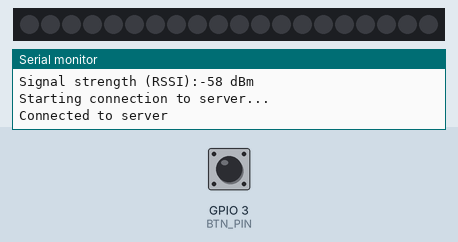
Recording of a sketch running on a simulated ESP32. Parts: 20 RGB LEDs in strip order, left to right, the last lines printed to the serial monitor. The test bench sets the inputs (shaded band); at power-on: GPIO 3 (BTN_PIN) HIGH. Dim RGB values are drawn brighter than linear; WiFi joins after 1.5 s; servers stay silent unless stated.

Above: at 2.9 s.
3.0 s: GPIO 3 (BTN_PIN) pulsed LOW 2 times (0.12 s each, 0.3 s apart)
At 3.36 s:
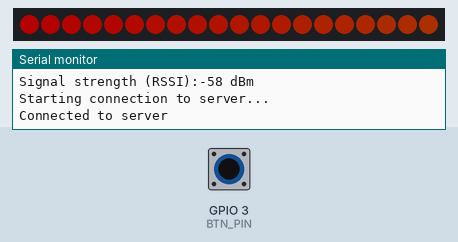
5.1 s: GPIO 3 (BTN_PIN) pulled LOW for 0.15 s
At 5.6 s:
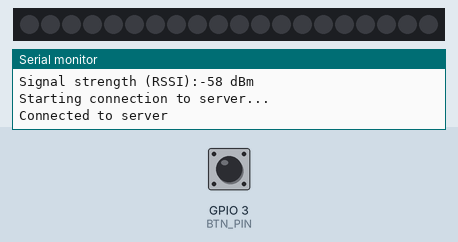
6.7 s: GPIO 3 (BTN_PIN) pulsed LOW 5 times (0.12 s each, 0.3 s apart)
At 7.96 s:
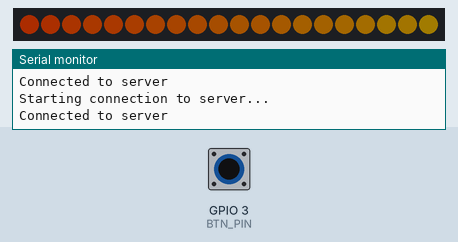
9.7 s: GPIO 3 (BTN_PIN) pulled LOW for 1 s
At 10.3 s:
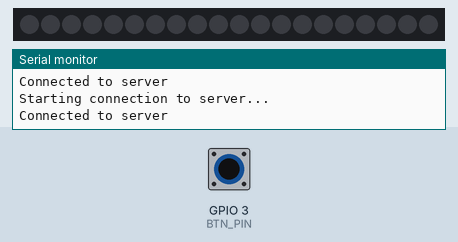
Timing chart, 0 to 12.7 s (numbered marks = the images above; inputs shaded):
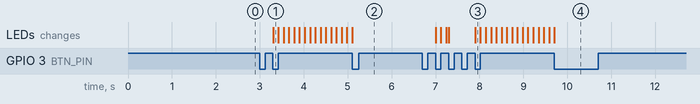

Measured:
- after the input at 3.0 s, the LEDs: change after 0.30 s (image 1)
- after the input at 5.1 s, the LEDs: change at once (image 2)
- after the input at 6.7 s, the LEDs: first change after 0.30 s (image 3 shows a later state)
- after the input at 9.7 s, the LEDs: change at once (image 4)

The sketch:

smart_lamp_v3.ino
```cpp
// ===================== MoodLight UNO (Stable Bridge + Non-blocking ESP) =====================
#include <Adafruit_NeoPixel.h>
#include <SoftwareSerial.h>
#include "WiFiEsp.h"
#include "SoftwareSerial.h"
#include <TimerOne.h>

// wifi set up start
#define DEBUG
#define DEBUG_WIFI
#define AP_SSID "iotA"
#define AP_PASS "iotA1234"
#define SERVER_NAME "10.10.14.85"
#define SERVER_PORT 5000
#define LOGID "LDH_ARD"
#define PASSWD "PASSWD"

#define ONMODE 1
#define OFFMODE 2
#define AUTOMODE 3
#define COLORMODE 4

#define CMD_SIZE 120
#define ARR_CNT 20

char sendBuf[CMD_SIZE];
bool timerIsrFlag = false;

unsigned long secCount;
int Time = 0;
int isOn = 0;
int onTimemode= 0;

#define ESP_RX_PIN 10   // ESP-01 TX → D10
#define ESP_TX_PIN 11   // ESP-01 RX ← D11 (5V→3.3V 분압 권장)
SoftwareSerial wifiSerial(ESP_RX_PIN, ESP_TX_PIN);
WiFiEspClient client;
// wifi set up end

// ---------- User Config ----------
#define LED_PIN       6
#define NUMPIXELS     20
#define PIXEL_TYPE    (NEO_GRB + NEO_KHZ800)
#define DEFAULT_BRIGHTNESS  60

#define UNO_BAUD      115200
#define ESP_BAUD      9600
#define ESP_UPLOAD    0
// ----------------------------------

// ---------- NeoPixel ----------
Adafruit_NeoPixel pixels(NUMPIXELS, LED_PIN, PIXEL_TYPE);

int saveRV, saveGV, saveBV, saveOnTime, saveMode, saveSpeed;
static inline void fillAll(uint8_t r, uint8_t g, uint8_t b, uint8_t w=0) {
  uint32_t c = pixels.Color(r,g,b,w);
  for (int i=0;i<NUMPIXELS;i++) pixels.setPixelColor(i,c);
  pixels.show();
}

// ---------- LED Modes ----------
uint8_t  demo = 0; // 0=RAINBOW, 1=TOGGLE, 2=SOLID
uint8_t  speed = 3;
uint8_t  solidR=255, solidG=80, solidB=20, solidW=0;
uint8_t  currentBrightness = DEFAULT_BRIGHTNESS;
bool     solidApplied = false;
int      imsiFlag = 0;
uint8_t  rbPos=0; uint32_t lastAnimMs=0;
const uint16_t TOGGLE_MS=1000; uint8_t stage=0; uint32_t lastToggleMs=0;

static inline uint16_t intervalFor(uint8_t s){ s=constrain(s,1,5); return 40*(6-s); }
static inline uint32_t wheel(byte pos){
  pos = 255 - pos;
  if (pos < 85) return pixels.Color(255 - pos*3, 0, pos*3, 0);
  else if (pos < 170){ pos -= 85; return pixels.Color(0, pos*3, 255 - pos*3, 0); }
  else { pos -= 170; return pixels.Color(pos*3, 255 - pos*3, 0, 0); }
}
static inline void stepRainbow(){
  uint16_t iv = intervalFor(speed);
  if (millis()-lastAnimMs < iv) return;
  lastAnimMs = millis();
  for (int i=0;i<NUMPIXELS;i++) pixels.setPixelColor(i, wheel((i+rbPos)&255));
  pixels.show(); rbPos++;
}
static inline void stepToggle(){
  if (millis()-lastToggleMs < TOGGLE_MS) return;
  lastToggleMs = millis();
  switch(stage){
    case 0: fillAll(255,0,0,0); break;
    case 1: fillAll(0,255,0,0); break;
    case 2: fillAll(0,0,255,0); break;
    case 3: fillAll(0,0,0,255); break;
    case 4: fillAll(0,0,0,0); break;
  }
  stage = (stage+1)%5;
}
static inline void applyModeNow(){ if (demo==2) solidApplied=false; }

// ---------- Parsing ----------
String inLine;

static inline void handleKV(const String& kRaw, const String& vRaw){
  String k=kRaw; k.trim(); k.toUpperCase();
  String v=vRaw; v.trim();

  if(k=="MODE"){
    String vv=v; vv.toUpperCase();
    if(vv=="OFF"){ demo=2; solidR=solidG=solidB=solidW=0; }
    else if(vv=="SOLID") demo=2;
    else if(vv=="RAINBOW") demo=0;
    else if(vv=="TOGGLE") demo=1;
    applyModeNow();
  }
  else if (k=="R")   solidR=constrain(v.toInt(),0,255);
  else if (k=="G")   solidG=constrain(v.toInt(),0,255);
  else if (k=="B")   solidB=constrain(v.toInt(),0,255);
  else if (k=="W")   solidW=constrain(v.toInt(),0,255);
  else if (k=="BRI"||k=="BRIGHTNESS"){
    currentBrightness = constrain(v.toInt(),0,255);
    pixels.setBrightness(currentBrightness);
  }
  else if (k=="SPEED") speed=constrain(v.toInt(),1,5);
}

// ---------- ESP (non-blocking CIPSEND) ----------
SoftwareSerial ESP(ESP_RX_PIN, ESP_TX_PIN);
#if ESP_UPLOAD
String lastSend;
bool   esp_waiting_prompt = false;
unsigned long esp_deadline = 0;
const unsigned long ESP_PROMPT_WAIT_MS = 120;
#endif

static inline void handleLine(String line){
  line.trim();

  if (line.length()==1 && (line[0]=='0'||line[0]=='1'||line[0]=='2')){
    demo = (uint8_t)(line[0]-'0'); applyModeNow();
  }
  else if (line.startsWith("SENSOR@")){
  #if ESP_UPLOAD
    lastSend = line + "\r\n";
    ESP.print("AT+CIPSEND=");
    ESP.println(lastSend.length());
    esp_waiting_prompt = true;
    esp_deadline = millis() + ESP_PROMPT_WAIT_MS;
  #endif
  }
  else{
    int start=0;
    while(start<(int)line.length()){
      int sep=line.indexOf(';',start);
      String token=(sep==-1)? line.substring(start): line.substring(start,sep);
      int p=token.indexOf(':'); if(p<0) p=token.indexOf('=');
      if(p>0) handleKV(token.substring(0,p), token.substring(p+1));
      if(sep==-1) break; start=sep+1;
    }
  }

  if(demo==2){ fillAll(solidR,solidG,solidB,solidW); solidApplied=true; }
}

static inline void readFrom(Stream& s){
  while(s.available()){
    char c = (char)s.read();
    if (c=='\r') continue;
    if (c=='\n'){
      if (inLine.length()){ handleLine(inLine); inLine=""; }
    } else {
      if (inLine.length()<220) inLine += c;
      else inLine = "";
    }
  }
}

#if ESP_UPLOAD
static inline void espPump(){
  if (!esp_waiting_prompt) {
    while (ESP.available()) ESP.read();
    return;
  }
  while (ESP.available()){
    if (ESP.read() == '>'){
      ESP.print(lastSend);
      esp_waiting_prompt = false;
      return;
    }
  }
  if (millis() > esp_deadline){
    esp_waiting_prompt = false;
  }
}
#endif

// ---------- Button (ON/OFF 토글 전용) ----------
#define BTN_PIN         3       // 택트 스위치: 다른 쪽은 GND
#define BTN_DEBOUNCE_MS 25

static inline void button_update(){
  static bool btnPrev = HIGH;                 // INPUT_PULLUP: HIGH(해제), LOW(눌림)
  static unsigned long lastChange = 0;
  bool raw = digitalRead(BTN_PIN);
  unsigned long now = millis();

  if (raw != btnPrev && (now - lastChange) >= BTN_DEBOUNCE_MS){
    btnPrev = raw;
    lastChange = now;

    if (raw == LOW){ // 눌림 감지(낙하 에지)
      if (isOn == 2){
        fillAll(0,0,0,0);
        isOn = 0;
        char temp[] = "[LDH_SQL]LAMP@OFF@LDH_SMP\n";
        client.print(temp);
      } else if(isOn == 0){
        // 저장된 색으로 켜기
        char temp[] = "[LDH_SQL]LAMP@ON@LDH_SMP\n";
        client.print(temp);
        isOn = 1;
      }
      else if(isOn == 1){
        fillAll(0,0,0,0);
        isOn = 2;
      }
    }
  }
}

// ---------- Arduino Core ----------
int firstFlag = 0;

void setup(){
  pixels.begin();
  pixels.setBrightness(DEFAULT_BRIGHTNESS);
  pixels.show();

  pinMode(BTN_PIN, INPUT_PULLUP);     // ★ 택트 스위치
  Serial.begin(115200);               // DEBUG
  wifi_Setup();

  Timer1.initialize(1000000);         // 1Sec
  Timer1.attachInterrupt(timerIsr);
}

void loop(){
  if (client.available()) {
    socketEvent();
  }

  // 버튼 토글 처리(논블록)
  button_update();
  if(isOn == 2){
    stepRainbow();
  }

  if (timerIsrFlag) {
    timerIsrFlag = false;
    if (!(secCount % 5)) {
      if (!client.connected()) {
        server_Connect();
      }
    }
  }
}

void socketEvent() {
  int i = 0;
  char* pToken;
  char* pArray[ARR_CNT] = { 0 };
  char recvBuf[CMD_SIZE] = { 0 };
  int len;

  len = client.readBytesUntil('\n', recvBuf, CMD_SIZE);
  recvBuf[len] = '\0';

  Serial.println(recvBuf);
  pToken = strtok(recvBuf, "[@]");
  while (pToken != NULL) {
    pArray[i] = pToken;
    if (++i >= ARR_CNT) break;
    pToken = strtok(NULL, "[@]");
  }

  if (!strcmp(pArray[1], "LAMP")) {
    if (!strcmp(pArray[2], "ON")) {
      saveRV = atoi(pArray[3]);
      saveGV = atoi(pArray[4]);
      saveBV = atoi(pArray[5]);
      saveOnTime = atoi(pArray[6]);
      saveMode = atoi(pArray[7]);
      saveSpeed = atoi(pArray[8]);
      char imsi[100];
      sprintf(imsi, "%d %d %d", saveRV, saveGV, saveBV);
    Serial.print(imsi);
      fillAll(saveRV, saveGV, saveBV,0);
      isOn = 1;
    }
    else if (!strcmp(pArray[2], "OFF")) {
      fillAll(0,0,0,0);
      isOn = 0;
    }
    else if(!strcmp(pArray[2], "GET") || !strcmp(pArray[2], "SET")){
      saveRV = atoi(pArray[3]);
      saveGV = atoi(pArray[4]);
      saveBV = atoi(pArray[5]);
      saveOnTime = atoi(pArray[6]);
      saveMode = atoi(pArray[7]);
      saveSpeed = atoi(pArray[8]);
    }

    if(!strcmp(pArray[2],"CHANGE")){
      Serial.println("in change");
      firstFlag = 1;
      char temp[] = "[LDH_SQL]LAMP@GET@LDH_SMP\n";
      client.print(temp);
      client.flush();
    }
  }
  else if (!strncmp(pArray[1], " New connected!", 4)) {
    Serial.write('\n');
    return;
  }

  client.write(sendBuf, strlen(sendBuf));
  client.flush();
#ifdef DEBUG
  Serial.print(", send : ");
  Serial.print(sendBuf);
#endif
}

void timerIsr() {
  timerIsrFlag = true;
  secCount++;
  if(isOn == 1){
    if(saveMode == AUTOMODE && saveOnTime != 0){
      onTimemode ++;
      if(onTimemode == saveOnTime){
        fillAll(0,0,0,0);
        isOn = 0;
        onTimemode = 0;
      }
    }
  }


}

void wifi_Setup() {
  wifiSerial.begin(38400);
  wifi_Init();
  server_Connect();
}
void wifi_Init() {
  do {
    WiFi.init(&wifiSerial);
    if (WiFi.status() == WL_NO_SHIELD) {
#ifdef DEBUG_WIFI
      Serial.println("WiFi shield not present");
#endif
    } else break;
  } while (1);

#ifdef DEBUG_WIFI
  Serial.print("Attempting to connect to WPA SSID: ");
  Serial.println(AP_SSID);
#endif
  while (WiFi.begin(AP_SSID, AP_PASS) != WL_CONNECTED) {
#ifdef DEBUG_WIFI
    Serial.print("Attempting to connect to WPA SSID: ");
    Serial.println(AP_SSID);
#endif
  }
#ifdef DEBUG_WIFI
  Serial.println("You're connected to the network");
  printWifiStatus();
#endif
}
int server_Connect() {
#ifdef DEBUG_WIFI
  Serial.println("Starting connection to server...");
#endif
  if (client.connect(SERVER_NAME, SERVER_PORT)) {
#ifdef DEBUG_WIFI
    Serial.println("Connected to server");
#endif
    client.print("[" LOGID ":" PASSWD "]");
  } else {
#ifdef DEBUG_WIFI
    Serial.println("server connection failure");
#endif
  }
  return 0;
}
void printWifiStatus() {
  Serial.print("SSID: "); Serial.println(WiFi.SSID());
  IPAddress ip = WiFi.localIP();
  Serial.print("IP Address: "); Serial.println(ip);
  long rssi = WiFi.RSSI();
  Serial.print("Signal strength (RSSI):"); Serial.print(rssi); Serial.println(" dBm");
}
```
